Frame 1 (no input): blank canvas, image omitted
Frame 60 (no input): blank canvas, image omitted
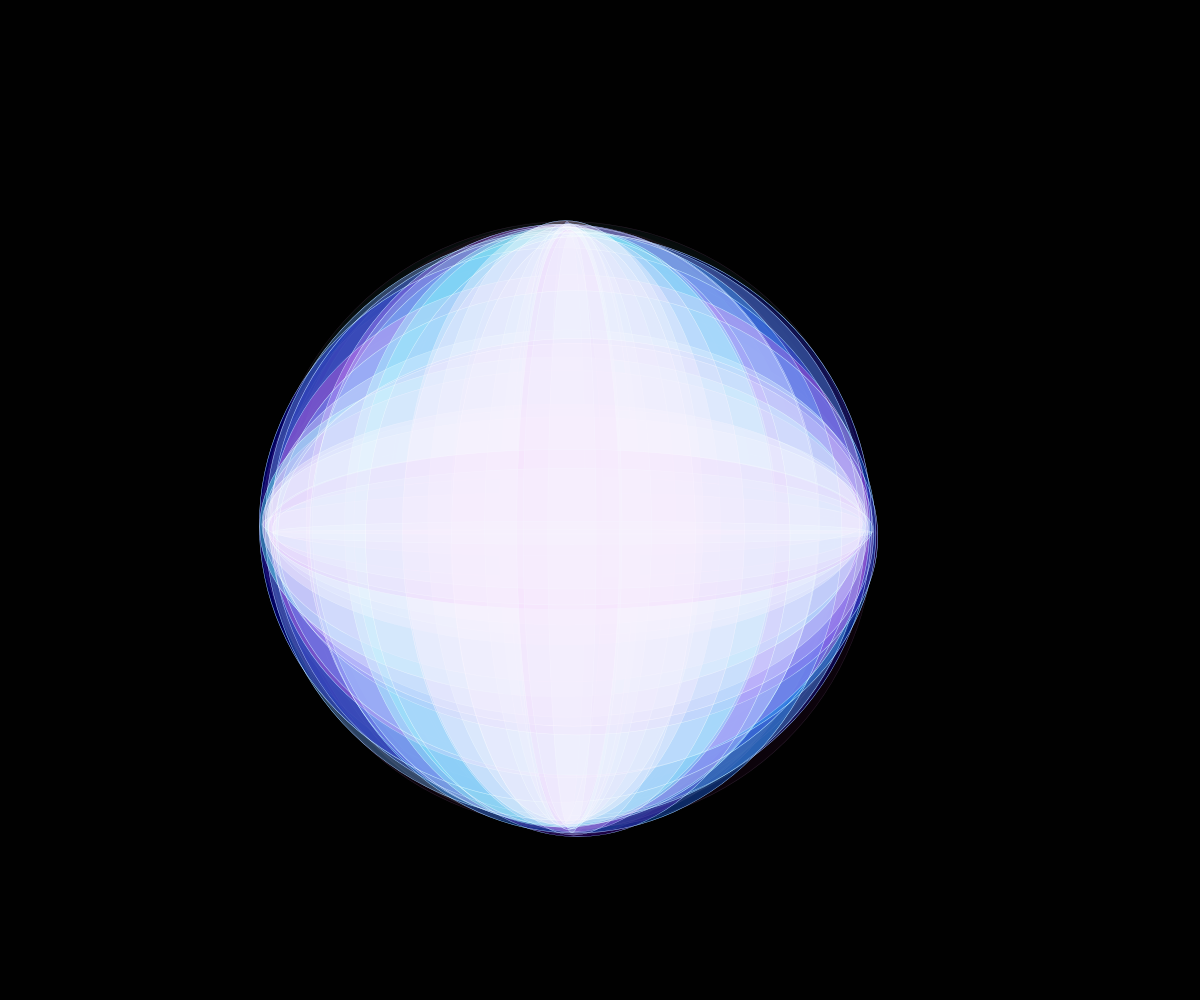
Frame 120 (the mouse pressed at the canvas centre since frame 60)

The p5.js sketch whose frames 1 and 60 were blank and that drew this single picture after the mouse press (run headless with seeded random() and noise() and a simulated clock; from frame 60 on, the mouse is pressed at the canvas centre):

// p5.js sketch
// ── sketch.js
var particles = [];
let graphics;

function setup(){
    createCanvas(windowWidth,windowHeight);
//    graphics = createGraphics(500,500);
////    graphics.fill(255);
////    graphics.ellipse(100,100,100);
}

function mousePressed(){
    particles.push(new Particle(mouseX,mouseY));
}

function draw(){
    background(20);
    blendMode(HARD_LIGHT);
    for(var i= 0;i < particles.length;i++){
    particles[i].update();
    particles[i].show();
    }
}

// ── particle.js
//var gravity = 0.1;

function Particle(x,y){
    this.x = x;
    this.y = y;

    this.history = [];
//    this.yspeed = 0;
    
    this.update = function(){
        this.x += random(-5,5);
        this.y += random(-5,5);
        
//    if(this.y > height){
//        this.y = height;
//        this.yspeed *= -0.9;   
//    }
        var v = createVector(this.x,this.y);
        this.history.push(v);
        
        if(this.history.length > 20){
            this.history.splice(0,1);
        }
    }
    
this.show = function(){
    stroke(random(200,255),random(200,255),255);
    strokeWeight(0.5);
//    ellipse(random(255),random(255),random(200,255),80);
//    (this.x,this.y,random(-80,80),random(-80,80));
    beginShape();
    for(var i = 0; i < this.history.length; i++){
        var pos = this.history[i];
        fill(random(100,255),random(100,255),random(200,255),100);
        ellipse(pos.x,pos.y,600,random(600));
        ellipse(pos.x,pos.y,random(600),600);
//        rect(pos.x,pos.y,random(100),random(100));
//        rect(pos.x,pos.y,random(100),random(100));
//        vartex(pos.x,pos.y);
    }
    endShape();
    }
}
